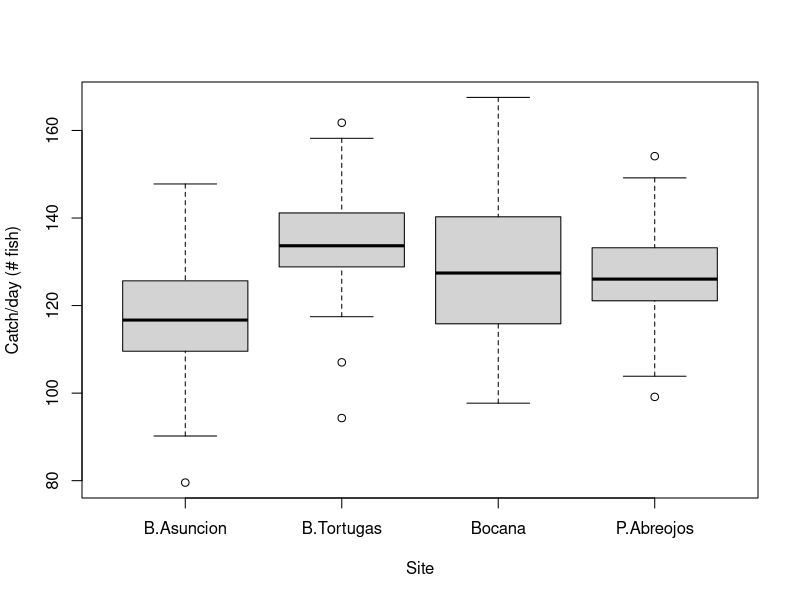
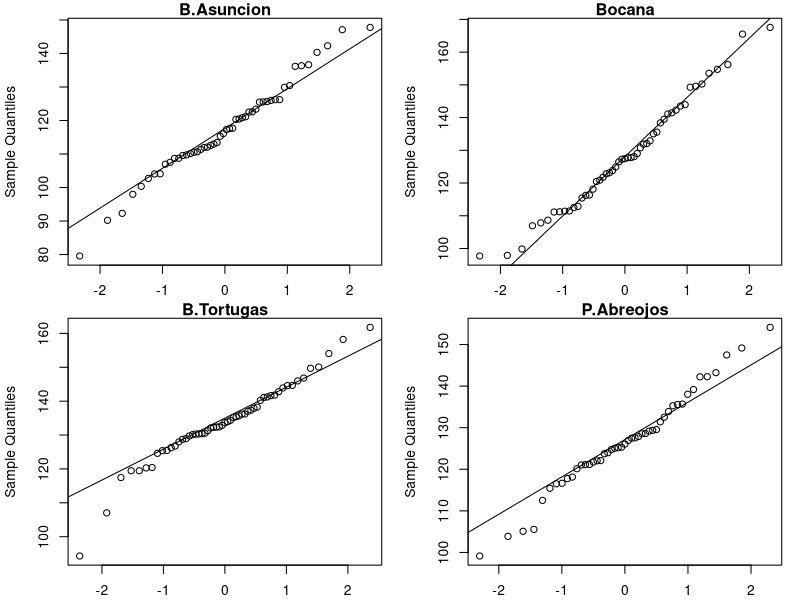
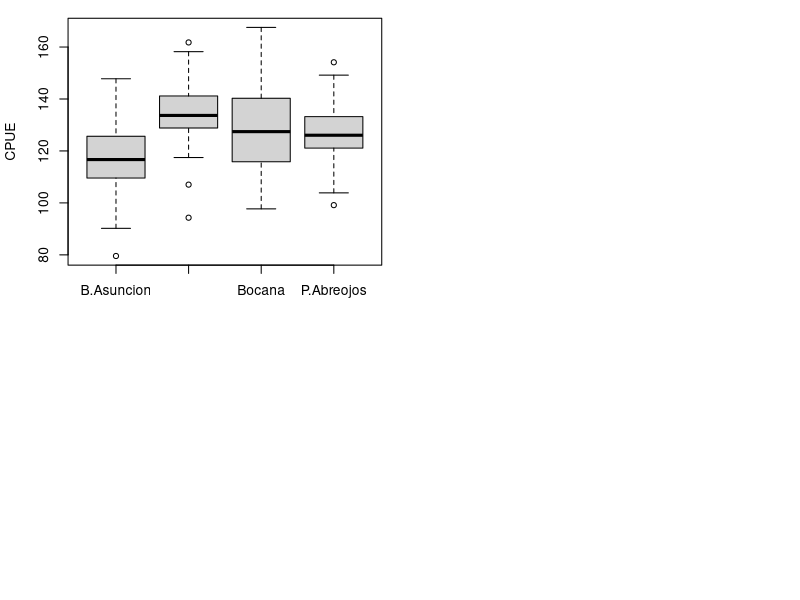

The R script that drew these images, in order: (Note: this script raises an error after producing the figures.)
## ---- chunk 1
knitr::opts_knit$set(root.dir = '/home/brian/Documents/Workshops/Mexico fisheries/StatsClass')
## ---- chunk 2
library(multcomp) # for Tukey multiple comparisons
library(dplyr)    # for summarizing data
## ---- chunk 3
dat <- read.csv("ANOVA_CPUE.csv")
## ---- chunk 4
names(dat)
dim(dat)
head(dat)
summary(dat)
table(dat$site)
## ---- chunk 5
boxplot(CPUE~site,data=dat,xlab="Site",ylab="Catch/day (# fish)")
## ---- chunk 6
dat.summary <- dat %>% 
                group_by(site) %>%
                summarize(N=n(),CPUE.mean=mean(CPUE))
dat.summary
## ---- chunk 7
# Is each group normally distributed?
par(mfrow = c(2,2), mar=c(2, 4, 1, 1) + 0.1)
qqnorm(filter(dat,site=="B.Asuncion")$CPUE, main="B.Asuncion")
qqline(filter(dat,site=="B.Asuncion")$CPUE)
qqnorm(filter(dat,site=="Bocana")$CPUE, main="Bocana")
qqline(filter(dat,site=="Bocana")$CPUE)
qqnorm(filter(dat,site=="B.Tortugas")$CPUE, main="B.Tortugas")
qqline(filter(dat,site=="B.Tortugas")$CPUE)
qqnorm(filter(dat,site=="P.Abreojos")$CPUE, main="P.Abreojos")
qqline(filter(dat,site=="P.Abreojos")$CPUE)
## ---- chunk 8
# Does each group have equal variance? (boxplot is good enough)
boxplot(CPUE~site,data=dat)
## ---- chunk 9
fit <- aov(CPUE~site,data=dat) # first create an 'aov' object
class(fit)
summary(fit)
## ---- chunk 10
# Using base/'stats' package
TukeyHSD(fit)
## ---- chunk 11
# Using 'multcomp' package
fit.tukey <- glht(fit,mcp(site="Tukey"))
summary(fit.tukey)
## ---- chunk 12
boxplot(CPUE~site,data=dat,xlab="Site",ylab="Catch/day (# fish)")
letters <- cld(fit.tukey)$mcletters$Letters
n.sites <- length(unique(dat$site))
for(i in 1:n.sites) mtext(letters[i],side=3,at=i)
